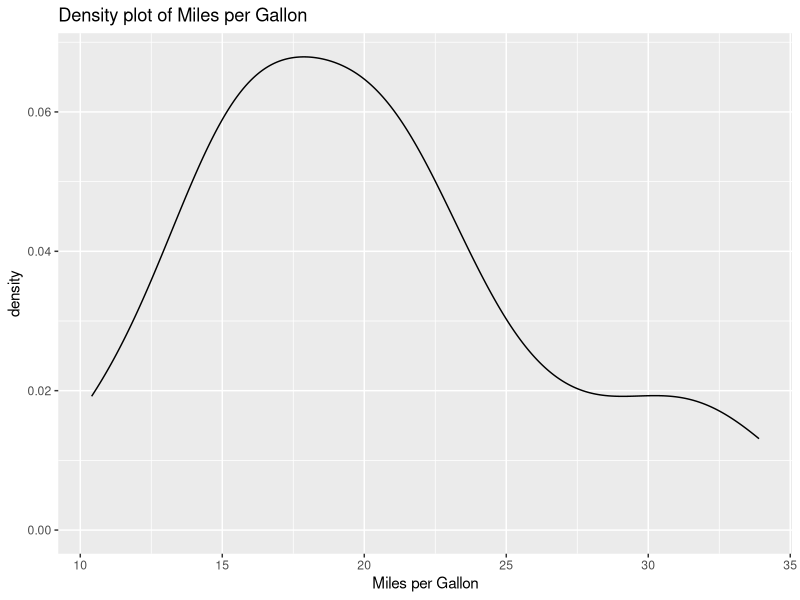

This chart was generated by the following R code:
# Load the ggplot2 library
library(ggplot2)

# Load the mtcars dataset
data("mtcars")

# Create the density plot
# Use mpg as x-axis
ggplot(mtcars, aes(x = mpg)) +
  # Add a density geometric object
  geom_density() +
  # Add a title to the plot
  ggtitle("Density plot of Miles per Gallon") +
  # Add a label to the x-axis
  xlab("Miles per Gallon")